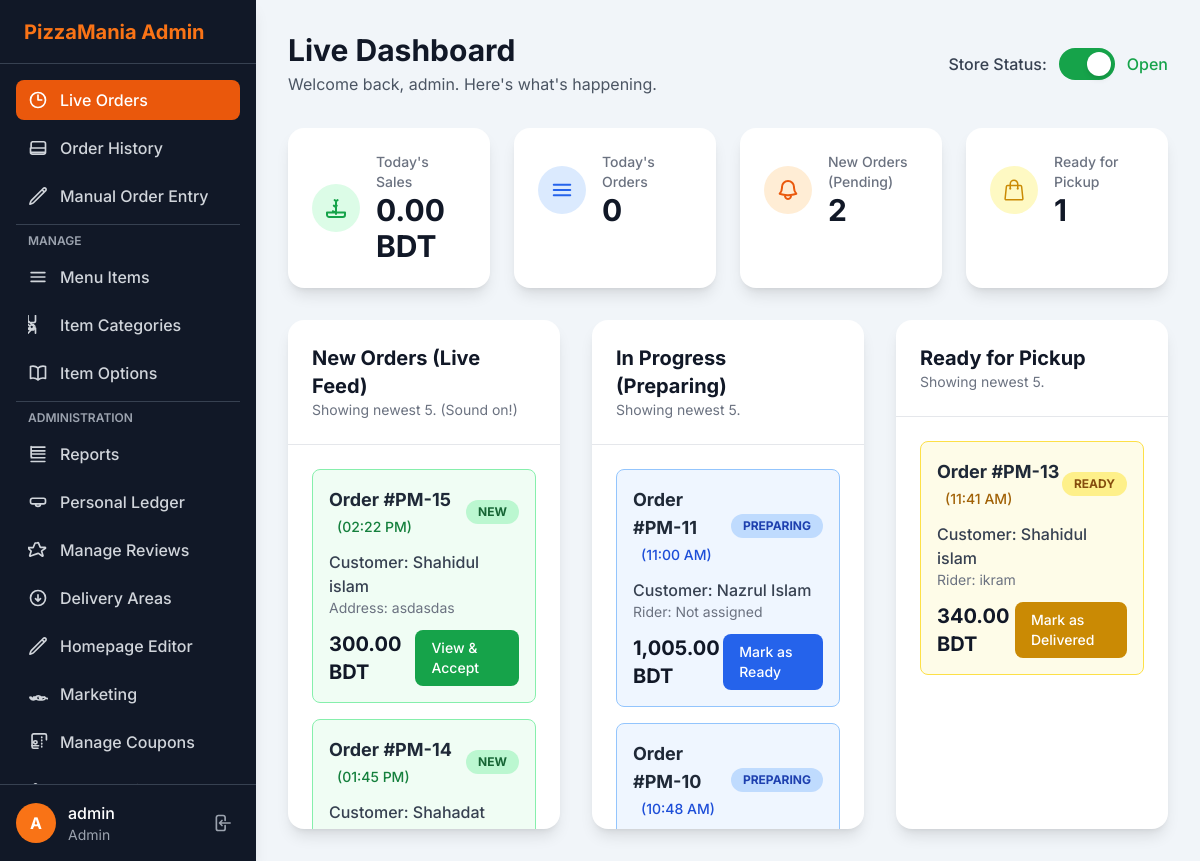
/admin/live_orders.php (signed in), run on an earlier commit of the app's database.
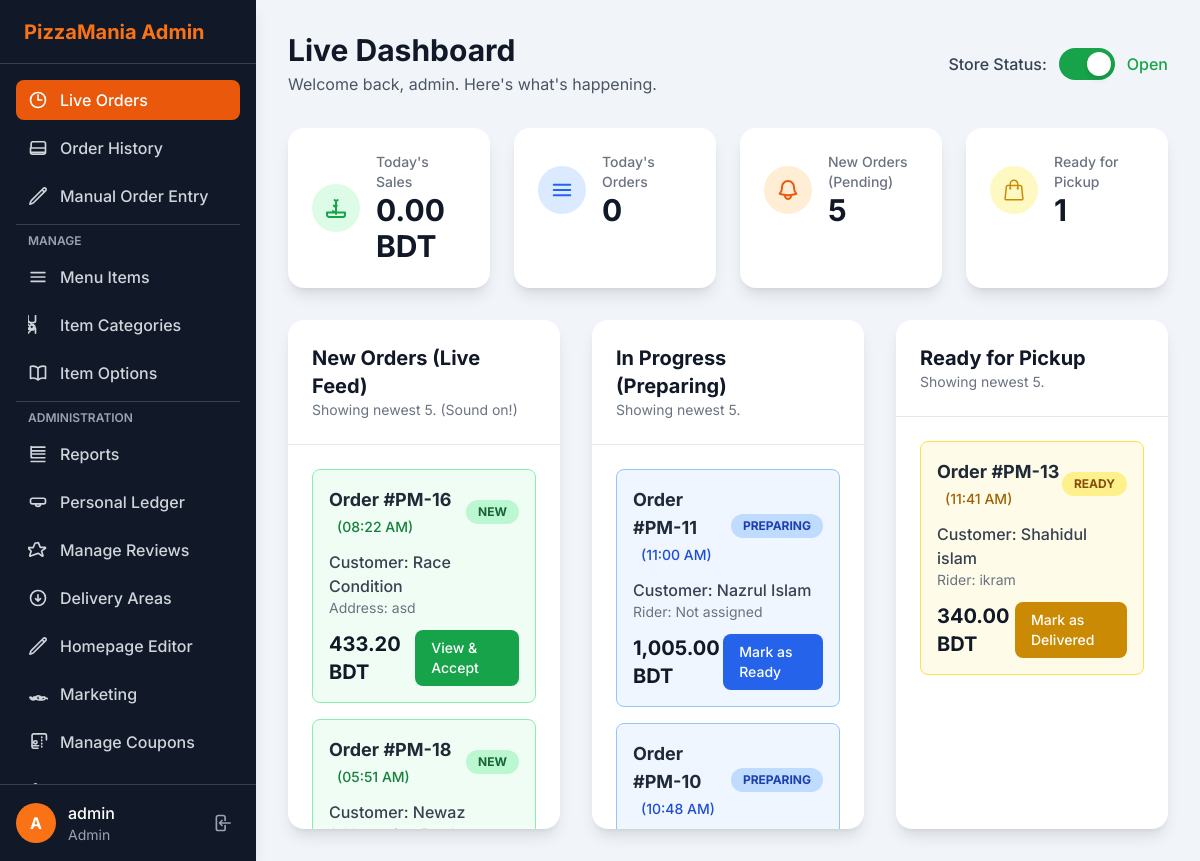
And on a later commit of the database.
### tables this page shows
CREATE TABLE IF NOT EXISTS `orders` (
  `id` int NOT NULL AUTO_INCREMENT,
  `customer_name` varchar(100) NOT NULL,
  `customer_phone` varchar(50) NOT NULL,
  `customer_address` text NOT NULL,
  `order_note` text,
  `delivery_area_id` int NOT NULL,
  `subtotal` decimal(10,2) NOT NULL,
  `delivery_fee` decimal(10,2) NOT NULL,
  `total_amount` decimal(10,2) NOT NULL,
  `order_status` enum('Pending','Preparing','Ready','Delivered','Cancelled') NOT NULL DEFAULT 'Pending',
  `order_time` timestamp NOT NULL DEFAULT CURRENT_TIMESTAMP,
  `rider_name` varchar(100) DEFAULT NULL,
  `coupon_id` int DEFAULT NULL,
  `discount_type` enum('none','percentage','fixed') NOT NULL DEFAULT 'none',
  `discount_amount` decimal(10,2) NOT NULL DEFAULT '0.00',
  PRIMARY KEY (`id`),
  KEY `delivery_area_id` (`delivery_area_id`),
  KEY `fk_order_coupon` (`coupon_id`)
);

### config.php (called while the page is built, shortened)
<?php
function e($data) {
    return htmlspecialchars($data ?? '', ENT_QUOTES, 'UTF-8');
}
?>

### admin/live_orders.php (the view, shortened to what the changed rows need)
<?php
require_once('header.php');
$pending_orders = [];
$sql_pending = "SELECT * FROM orders WHERE order_status = 'Pending' ORDER BY order_time DESC LIMIT 5";
$res_pending = $db->query($sql_pending);
if ($res_pending) {
    while ($row = $res_pending->fetch_assoc()) {
        $pending_orders[] = $row;
    }
}
$preparing_orders = [];
$sql_preparing = "SELECT * FROM orders WHERE order_status = 'Preparing' ORDER BY order_time DESC LIMIT 5";
$res_preparing = $db->query($sql_preparing);
if ($res_preparing) {
    while ($row = $res_preparing->fetch_assoc()) {
        $preparing_orders[] = $row;
    }
}
$ready_orders = [];
$sql_ready = "SELECT * FROM orders WHERE order_status = 'Ready' ORDER BY order_time DESC LIMIT 5";
$res_ready = $db->query($sql_ready);
if ($res_ready) {
    while ($row = $res_ready->fetch_assoc()) {
        $ready_orders[] = $row;
    }
}
?>
<header class="flex flex-col sm:flex-row justify-between items-start sm:items-center mb-8">
    <div>
        <h1 class="text-3xl font-bold text-gray-900">Live Dashboard</h1>
    </div>
</header>
<div class="grid grid-cols-1 sm:grid-cols-2 lg:grid-cols-4 gap-6 mb-8">
    <div class="bg-white p-6 rounded-2xl shadow-lg">
        <div class="flex items-center space-x-4">
            <div>
                <div class="text-sm font-medium text-gray-500">New Orders (Pending)</div>
                <div class="text-3xl font-bold text-gray-900" id="stat-new-orders"><?php echo count($pending_orders); ?></div>
            </div>
        </div>
    </div>
</div>
<div class="grid grid-cols-1 lg:grid-cols-3 gap-8">
    <div class="bg-white rounded-2xl shadow-lg">
        <div class="p-6 border-b border-gray-200">
            <h2 class="text-xl font-bold text-gray-900">New Orders (Live Feed)</h2>
        </div>
        <div class="p-6 space-y-4 max-h-96 overflow-y-auto" id="pending-orders-list">
            <?php if (empty($pending_orders)): ?>
                <p id="no-pending-orders" class="text-gray-500 text-center py-4">No pending orders.</p>
            <?php else: ?>
                <?php foreach ($pending_orders as $order): ?>
                    <div id="order-card-<?php echo e($order['id']); ?>" class="order-card border border-green-300 bg-green-50 rounded-lg p-4 transition-all hover:shadow-md">
                        <div class="flex justify-between items-center">
                            <div>
                                <span class="text-lg font-bold text-gray-800">Order #PM-<?php echo e($order['id']); ?></span>
                                <span class="ml-2 text-sm text-green-700 font-medium">(<?php echo e(date('h:i A', strtotime($order['order_time']))); ?>)</span>
                            </div>
                            <span class="px-3 py-1 bg-green-200 text-green-800 text-xs font-bold rounded-full">NEW</span>
                        </div>
                        <div class="mt-3">
                            <div class="font-medium text-gray-700">Customer: <?php echo e($order['customer_name']); ?></div>
                            <div class="text-sm text-gray-500">Address: <?php echo e($order['customer_address']); ?></div>
                        </div>
                        <div class="mt-3 flex justify-between items-center">
                            <span class="text-xl font-bold text-gray-900"><?php echo e(number_format($order['total_amount'], 2)); ?> BDT</span>
                            <a href="order_details.php?id=<?php echo e($order['id']); ?>" class="px-4 py-2 bg-green-600 text-white text-sm font-medium rounded-lg hover:bg-green-700">
                                View & Accept
                            </a>
                        </div>
                    </div>
                <?php endforeach; ?>
            <?php endif; ?>
        </div>
    </div>
    <div class="bg-white rounded-2xl shadow-lg">
        <div class="p-6 border-b border-gray-200">
            <h2 class="text-xl font-bold text-gray-900">In Progress (Preparing)</h2>
        </div>
        <div class="p-6 space-y-4 max-h-96 overflow-y-auto" id="preparing-orders-list">
            <?php if (empty($preparing_orders)): ?>
                <p id="no-preparing-orders" class="text-gray-500 text-center py-4">No orders are being prepared.</p>
            <?php else: ?>
                <?php foreach ($preparing_orders as $order): ?>
                    <div id="order-card-<?php echo e($order['id']); ?>" class="order-card border border-blue-300 bg-blue-50 rounded-lg p-4 transition-all hover:shadow-md">
                        <div class="flex justify-between items-center">
                            <div>
                                <span class="text-lg font-bold text-gray-800">Order #PM-<?php echo e($order['id']); ?></span>
                                <span class="ml-2 text-sm text-blue-700 font-medium">(<?php echo e(date('h:i A', strtotime($order['order_time']))); ?>)</span>
                            </div>
                            <span class="px-3 py-1 bg-blue-200 text-blue-800 text-xs font-bold rounded-full">PREPARING</span>
                        </div>
                        <div class="mt-3">
                            <div class="font-medium text-gray-700">Customer: <?php echo e($order['customer_name']); ?></div>
                            <div class="text-sm text-gray-500">Rider: <?php echo e($order['rider_name'] ?? 'Not assigned'); ?></div>
                        </div>
                        <div class="mt-3 flex justify-between items-center">
                            <span class="text-xl font-bold text-gray-900"><?php echo e(number_format($order['total_amount'], 2)); ?> BDT</span>
                            <a href="order_details.php?id=<?php echo e($order['id']); ?>" class="px-4 py-2 bg-blue-600 text-white text-sm font-medium rounded-lg hover:bg-blue-700">
                                Mark as Ready
                            </a>
                        </div>
                    </div>
                <?php endforeach; ?>
            <?php endif; ?>
        </div>
    </div>
    <div class="bg-white rounded-2xl shadow-lg">
        <div class="p-6 border-b border-gray-200">
            <h2 class="text-xl font-bold text-gray-900">Ready for Pickup</h2>
        </div>
        <div class="p-6 space-y-4 max-h-96 overflow-y-auto" id="ready-orders-list">
            <?php if (empty($ready_orders)): ?>
                <p id="no-ready-orders" class="text-gray-500 text-center py-4">No orders are ready for pickup.</p>
            <?php else: ?>
                <?php foreach ($ready_orders as $order): ?>
                    <div id="order-card-<?php echo e($order['id']); ?>" class="order-card border border-yellow-300 bg-yellow-50 rounded-lg p-4 transition-all hover:shadow-md">
                        <div class="flex justify-between items-center">
                            <div>
                                <span class="text-lg font-bold text-gray-800">Order #PM-<?php echo e($order['id']); ?></span>
                                <span class="ml-2 text-sm text-yellow-700 font-medium">(<?php echo e(date('h:i A', strtotime($order['order_time']))); ?>)</span>
                            </div>
                            <span class="px-3 py-1 bg-yellow-200 text-yellow-800 text-xs font-bold rounded-full">READY</span>
                        </div>
                        <div class="mt-3">
                            <div class="font-medium text-gray-700">Customer: <?php echo e($order['customer_name']); ?></div>
                            <div class="text-sm text-gray-500">Rider: <?php echo e($order['rider_name'] ?? 'Not assigned'); ?></div>
                        </div>
                        <div class="mt-3 flex justify-between items-center">
                            <span class="text-xl font-bold text-gray-900"><?php echo e(number_format($order['total_amount'], 2)); ?> BDT</span>
                            <a href="order_details.php?id=<?php echo e($order['id']); ?>" class="px-4 py-2 bg-yellow-600 text-white text-sm font-medium rounded-lg hover:bg-yellow-700">
                                Mark as Delivered
                            </a>
                        </div>
                    </div>
                <?php endforeach; ?>
            <?php endif; ?>
        </div>
    </div>
</div>
<?php
require_once('footer.php');
?>

What changed in the data, as far as the page shows it:
no longer on this page (row unchanged): orders: id "15", order_time "02:22 PM", customer_name "Shahidul islam", customer_address "asdasdas", total_amount "300.00", shown under "New Orders (Live Feed)"
no longer on this page (row unchanged): orders: id "14", order_time "01:45 PM", customer_name "Shahadat…", shown under "New Orders (Live Feed)"
added orders: id "16", order_time "08:22 AM", customer_name "Race Condition", customer_address "asd", total_amount "433.20", shown under "New Orders (Live Feed)"
added orders: id "18", order_time "05:51 AM", customer_name "Newaz", shown under "New Orders (Live Feed)"
Also different on the page:
count($pending_orders): "2" → "5"
